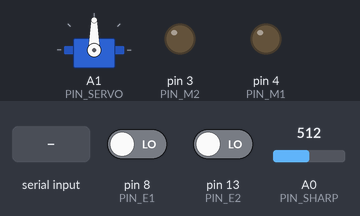
Simulated run of this sketch. Board: Arduino Uno, built with avr-gcc and run on an emulated ATmega328P. Shown: servo, output pins drawn as LEDs (lit = HIGH). Inputs (shaded band) come from the test bench; at power-on: pin 8 (PIN_E1) LOW, pin 13 (PIN_E2) LOW, A0 (PIN_SHARP) = 512. What the sketch prints to the serial monitor is not drawn.

Above: at 1.2 s.
1.3 s: "2" received over Serial
4.3 s: "A" received over Serial
At 5.0 s:
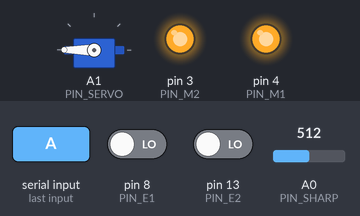
5.8 s: "1" received over Serial
At 8.5 s:
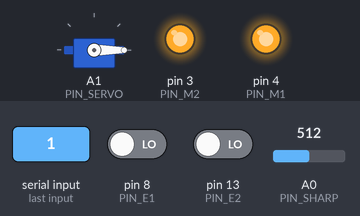
8.8 s: "I" received over Serial
At 9.7 s:
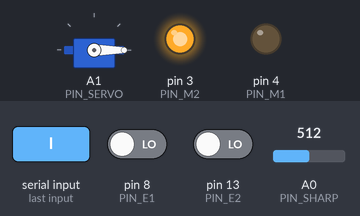
10.3 s: "D" received over Serial
At 10.7 s:
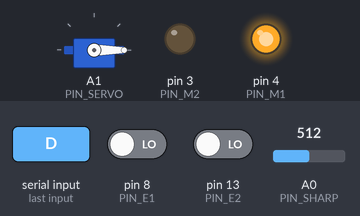
Timing chart, 0 to 13.3 s (numbered marks = the images above; inputs shaded):
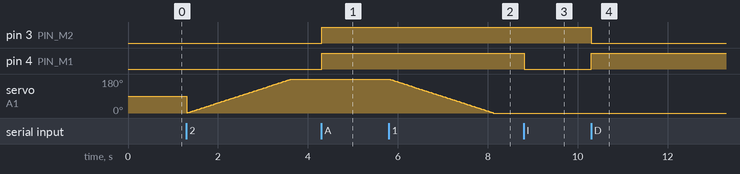

The sketch:

tres_en_uno_v1.ino
```cpp
// Robot Móvil con IA
// Equipo Dinamita
// Puede recibir 6 comando por puerto serial
// 'A' avanza
// 'P' para
// 'I' izquierda
// 'D' derecha
// '1' rotar servo a la izquierda
// '2' rotar servo a la derecha

// definición de pines
#define PIN_E1 8  //encoder 1
#define PIN_E2 13 //encoder 2
#define PIN_M1 4  //motor 1
#define PIN_M2 3  //motor 2
#define PIN_SHARP A0 //sensor sharp
#define PIN_SERVO A1 //servomotor

// crear objeto para el sensor Sharp
#include "Sharp.h"
Sharp sharp1(PIN_SHARP);

// crear objetos para encoders
#include "Encoder.h"
Encoder encoder1(PIN_E1);
Encoder encoder2(PIN_E2);

// crear objeto para el servo
#include <Servo.h>
Servo myservo;

// Variables globales
int pos = 0; // posición del servo
int incre = 0; //incremento de posición del servo

void setup() {
  // entradas para encoders
  pinMode(PIN_E1, INPUT);
  pinMode(PIN_E2, INPUT);

  // salidas para motores
  pinMode(PIN_M1, OUTPUT);
  pinMode(PIN_M2, OUTPUT);

  // motores apagados
  analogWrite(PIN_M1, 0);
  analogWrite(PIN_M2, 0);

  myservo.attach(PIN_SERVO);

  // iniciar comunicación serial
  Serial.begin(9600);
}

void loop() {
  while (Serial.available() > 0) {
    byte comando = Serial.read();

    switch (comando) {
      case 'A': //avanzar
        analogWrite(PIN_M1, 255);
        analogWrite(PIN_M2, 255);
        break;
      case 'P': //parar
        analogWrite(PIN_M1, 0);
        analogWrite(PIN_M2, 0);
        break;
      case 'I': //izquierda
        analogWrite(PIN_M1, 0);
        analogWrite(PIN_M2, 255);
        break;
      case 'D': //derecha
        analogWrite(PIN_M1, 255);
        analogWrite(PIN_M2, 0);
        break;
      case '1': //rotar servo a la izquierda
        incre = -1;
        break;
      case '2': //rotar servo a la derecha
        incre = 1;
        break;
    }
  }

  if (encoder1.pulso()) {
    Serial.println(encoder1.e);
    //delay(2);
  }
  if (encoder2.pulso()) {
    Serial.println(encoder2.e);
    //delay(2);
  }

  Serial.println(sharp1.distancia(20));

  if ((incre < 0 and pos > 0) or (incre > 0 and pos < 180)) {
    pos += incre;
    myservo.write(pos);
  }

  delay(10); //retardo entre loops
}
```

Encoder.h
```cpp
class Encoder
{
  public:
    int pin; //pin al que esta conectado
    byte e = 0; //estado
    byte ePrev = 0; //estado previo

    //ctor
    Encoder (int p): pin(p) {}

    //método para detectar pulso
    byte pulso() {
      e = digitalRead(pin); //estado actual
      byte r = (e != ePrev); //comparar con el estado previo
      ePrev = e; //actualizar estado previo
      return r; //devolver resultado
    }
};
```

Sharp.h
```cpp
class Sharp {
  public:
    int pin; //pin al que está conectado
    //float d; //distancia en cm

    //ctor
    Sharp (int p): pin(p) {}

    //método para leer distancia
    //toma n muestras y obtiene el promedio
    //después usa una función exponencial para calcular la distancia en cm
    float distancia(int n)
    {
      long suma = 0;
      for (int i = 0; i < n; i++)
      {
        suma = suma + analogRead(pin);
      }
      float adc = suma / n;
      float distancia_cm = 17569.7 * pow(adc, -1.2062);
      return (distancia_cm);
    }
};
```

Measured:
- after the input at 4.3 s, pin 3 (PIN_M2), pin 4 (PIN_M1): LOW → HIGH at once
- after the input at 5.8 s, servo on A1 (PIN_SERVO): moves from 180° to 0° over 2.3 s, starting at once
- after the input at 8.8 s, pin 4 (PIN_M1): HIGH → LOW at once
- after the input at 10.3 s, pin 3 (PIN_M2): HIGH → LOW at once; pin 4 (PIN_M1): LOW → HIGH at once
